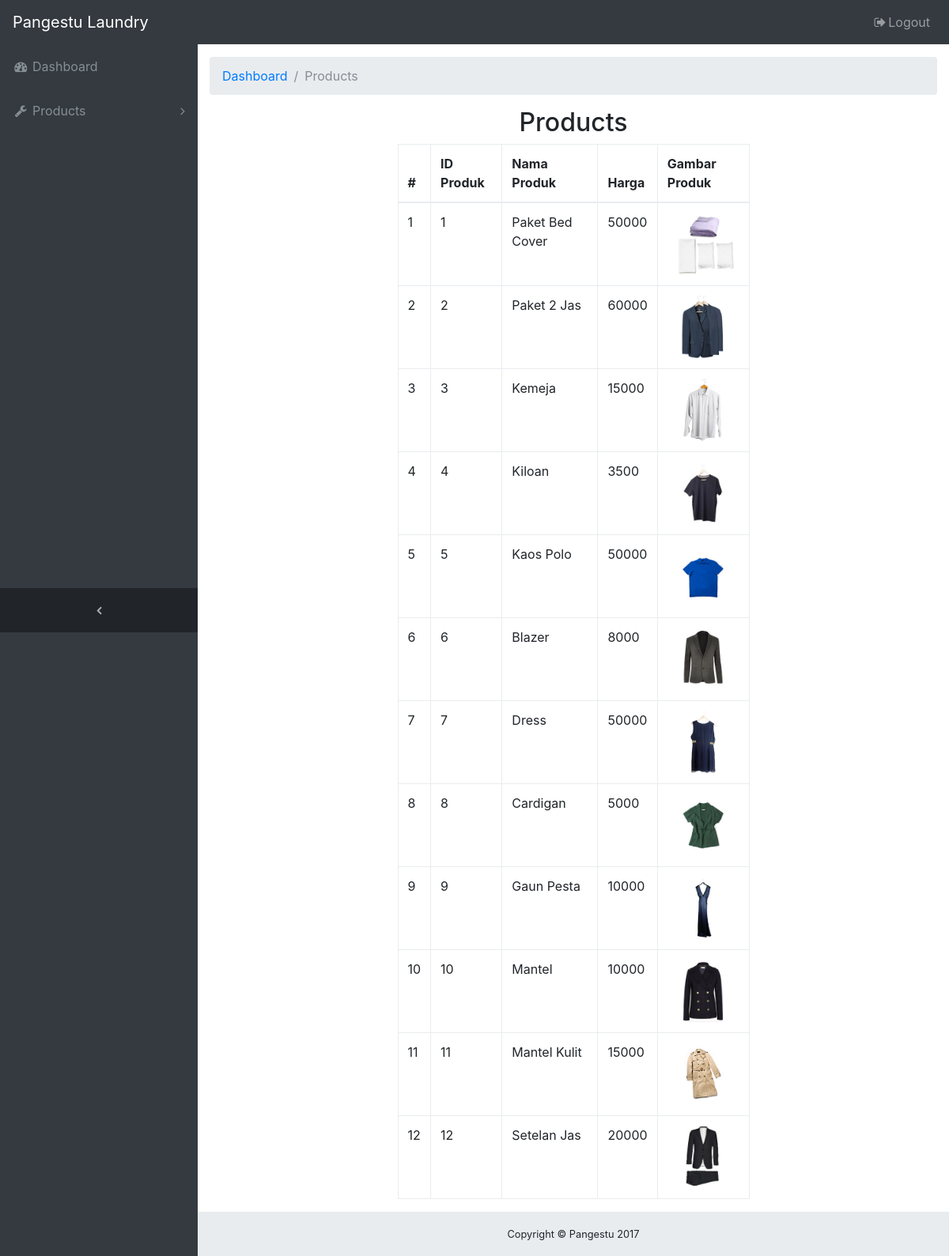
/admin/products.php (signed in), run on an earlier commit of the app's database.
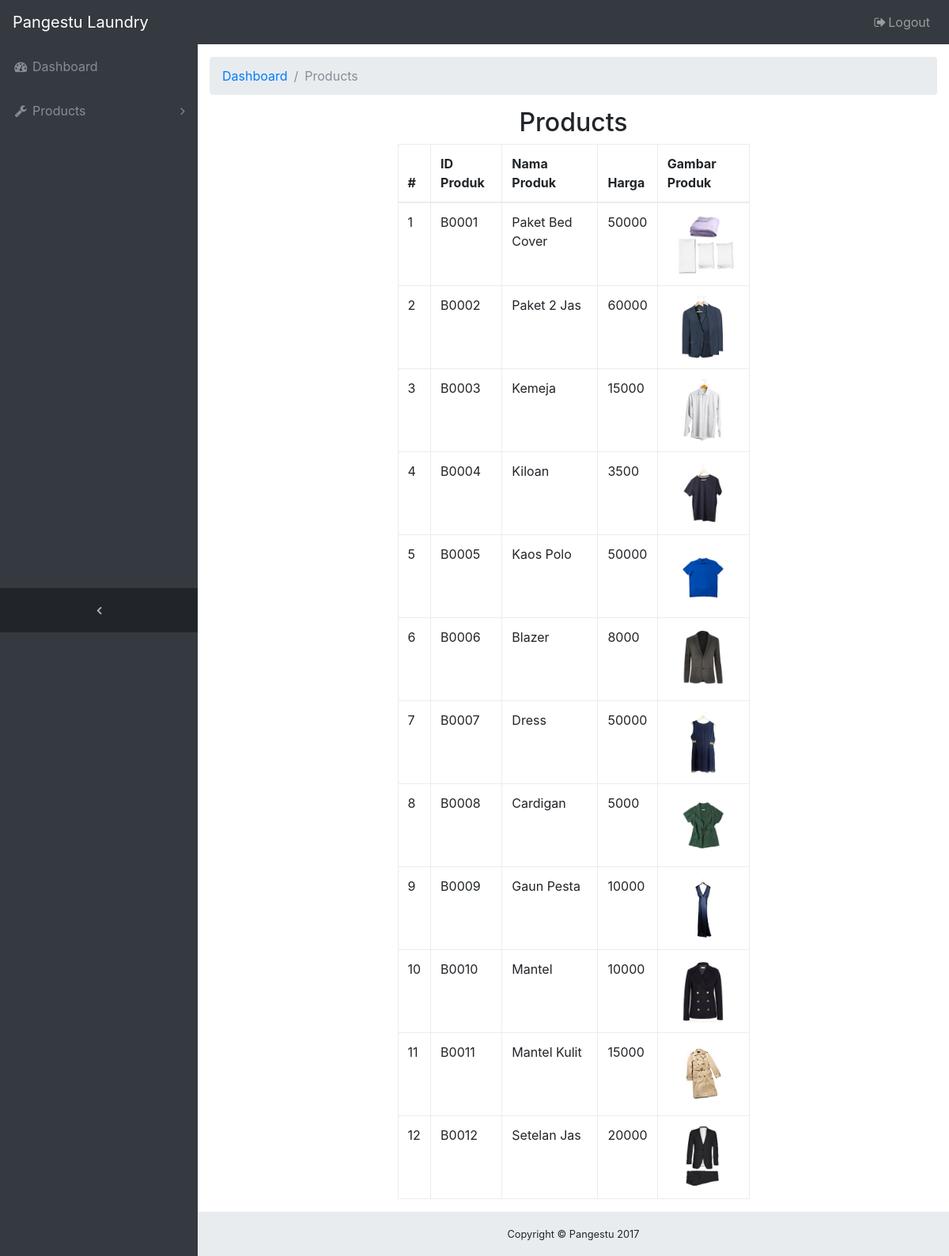
And on a later commit of the database.
### tables this page shows
CREATE TABLE `tb_products` (
  `id` varchar(12) NOT NULL,
  `nama_produk` varchar(255) NOT NULL,
  `desc_produk` varchar(255) NOT NULL,
  `harga_produk` int(255) NOT NULL,
  `gambar_produk` text NOT NULL
);

### admin/products.php (the view)
<?php
  require_once 'header.php';
  require_once '../koneksi.php';
  $sql = $mysqli->query("SELECT * FROM tb_products");
  $i = 1;
?>
<div class="content-wrapper">
  <section id="products">
    <div class="container-fluid">
      <ol class="breadcrumb">
        <li class="breadcrumb-item">
          <a href="#">Dashboard</a>
        </li>
        <li class="breadcrumb-item active">Products</li>
      </ol>
      <div class="row">
        <div class="col-md-4 mx-auto">
          <h2 class="page-title text-center">Products</h2>
        </div>
      </div>
      <div class="row">
        <div class="col-md-6 mx-auto">
          <table class="table table-bordered table-responsive">
            <thead>
              <tr>
                <th>#</th>
                <th>ID Produk</th>
                <th>Nama Produk</th>
                <th>Harga</th>
                <th>Gambar Produk</th>
              </tr>
            </thead>
            <tbody>
              <?php foreach ($sql as $item) : ?>
              <tr>
                <td><?=$i;?></td>
                <td><?=$item['id'];?></td>
                <td><?=$item['nama_produk'];?></td>
                <td><?=$item['harga_produk'];?></td>
                <td>
                  <?php $photos = explode(',',$item['gambar_produk']); ?>
                  <img data-name="product_image" class="img-fluid" src="../img/product/<?=$photos[0];?>" alt="<?=$item['nama_produk'];?>">
                </td>
              </tr>
              <?php
                $i++;
                endforeach;
              ?>
            </tbody>
          </table>
        </div>
      </div>
    </div>
  </section>
<?php
  require_once 'footer.php';
?>

### admin/header.php (shortened to what this page needs)
<!DOCTYPE html>
<html lang="en">
<head>
  <link href="../vendor/bootstrap/css/bootstrap.min.css" rel="stylesheet">
  <link href="../vendor/font-awesome/css/font-awesome.min.css" rel="stylesheet" type="text/css">
  <link href="../vendor/datatables/dataTables.bootstrap4.css" rel="stylesheet">
  <link href="css/sb-admin.css" rel="stylesheet">
</head>
<body class="fixed-nav sticky-footer bg-dark" id="page-top">
  <nav class="navbar navbar-expand-lg navbar-dark bg-dark fixed-top" id="mainNav">
    <a class="navbar-brand" href="index.php">Pangestu Laundry</a>
    <div class="collapse navbar-collapse" id="navbarResponsive">
      <ul class="navbar-nav navbar-sidenav" id="exampleAccordion">
        <li class="nav-item" data-toggle="tooltip" data-placement="right" title="Dashboard">
          <a class="nav-link" href="index.php">
            <i class="fa fa-fw fa-dashboard"></i>
            <span class="nav-link-text">Dashboard</span>
          </a>
        </li>
        <li class="nav-item" data-toggle="tooltip" data-placement="right" title="Components">
          <a class="nav-link nav-link-collapse collapsed" data-toggle="collapse" href="#collapseComponents" data-parent="#exampleAccordion">
            <i class="fa fa-fw fa-wrench"></i>
            <span class="nav-link-text">Products</span>
          </a>
        </li>
      </ul>
      <ul class="navbar-nav sidenav-toggler">
        <li class="nav-item">
          <a class="nav-link text-center" id="sidenavToggler">
            <i class="fa fa-fw fa-angle-left"></i>
          </a>
        </li>
      </ul>
      <ul class="navbar-nav ml-auto">
        <li class="nav-item">
          <a class="nav-link" href="logout.php">
            <i class="fa fa-fw fa-sign-out"></i>Logout</a>
        </li>
      </ul>
    </div>
  </nav>

### admin/footer.php (shortened to what this page needs)
<footer class="sticky-footer">
      <div class="container">
        <div class="text-center">
          <small>Copyright © Pangestu 2017</small>
        </div>
      </div>
    </footer>
  </div>
</body>
</html>

### admin/css/sb-admin.css (style rules this page uses)
html { position: relative; min-height: 100%; }
body { overflow-x: hidden; }
body.sticky-footer { margin-bottom: 56px; }
body.sticky-footer .content-wrapper { min-height: calc(100vh - 56px - 56px); }
body.fixed-nav { padding-top: 56px; }
.content-wrapper { min-height: calc(100vh - 56px); padding-top: 1rem; }
#mainNav .navbar-collapse { overflow: auto; max-height: 75vh; }
#mainNav .navbar-collapse .navbar-nav .nav-item .nav-link { cursor: pointer; }
#mainNav .navbar-collapse .navbar-sidenav .nav-link-collapse:after { float: right; content: '\f107'; font-family: 'FontAwesome'; }
#mainNav .navbar-collapse .navbar-sidenav .nav-link-collapse.collapsed:after { content: '\f105'; }
#mainNav .navbar-collapse .sidenav-toggler { display: none; }
@media (min-width: 992px) { #mainNav .navbar-brand { width: 250px; } }
@media (min-width: 992px) { #mainNav .navbar-collapse { overflow: visible; max-height: none; } }
@media (min-width: 992px) { #mainNav .navbar-collapse .navbar-sidenav { position: absolute; top: 0; left: 0; overflow-x: hidden; overflow-y: auto; -webkit-flex-direction: column; -ms-flex-direction: column; flex-direction: column; margin-top: 56px; } }
@media (min-width: 992px) { #mainNav .navbar-collapse .navbar-sidenav > .nav-item { width: 250px; padding: 0; } }
@media (min-width: 992px) { #mainNav .navbar-collapse .navbar-sidenav > .nav-item > .nav-link { padding: 1em; } }
#mainNav.fixed-top .sidenav-toggler { display: none; }
@media (min-width: 992px) { #mainNav.fixed-top .navbar-sidenav { height: calc(100vh - 112px); } }
@media (min-width: 992px) { #mainNav.fixed-top .sidenav-toggler { position: absolute; top: 0; left: 0; display: flex; overflow-x: hidden; overflow-y: auto; -webkit-flex-direction: column; -ms-flex-direction: column; flex-direction: column; margin-top: calc(100vh - 56px); } }
@media (min-width: 992px) { #mainNav.fixed-top .sidenav-toggler > .nav-item { width: 250px; padding: 0; } }
@media (min-width: 992px) { #mainNav.fixed-top .sidenav-toggler > .nav-item > .nav-link { padding: 1em; } }
#mainNav.fixed-top.navbar-dark .sidenav-toggler { background-color: #212529; }
#mainNav.fixed-top.navbar-dark .sidenav-toggler a i { color: #adb5bd; }
.content-wrapper { overflow-x: hidden; background: white; }
@media (min-width: 992px) { .content-wrapper { margin-left: 250px; } }
#sidenavToggler i { font-weight: 800; }
#mainNav.navbar-dark .navbar-collapse .navbar-sidenav .nav-link-collapse:after { color: #868e96; }
#mainNav.navbar-dark .navbar-collapse .navbar-sidenav > .nav-item > .nav-link { color: #868e96; }
@media (min-width: 992px) { #mainNav.navbar-dark .navbar-collapse .navbar-sidenav { background: #343a40; } }
footer.sticky-footer { position: absolute; right: 0; bottom: 0; width: 100%; height: 56px; background-color: #e9ecef; line-height: 55px; }
@media (min-width: 992px) { footer.sticky-footer { width: calc(100% - 250px); } }
#products .img-fluid { height: 80px; margin: 0 auto; display: block; }

What changed in the data, as far as the page shows it:
removed tb_products: id "1", nama_produk "Paket Bed Cover", harga_produk "50000", gambar_produk (picture)
removed tb_products: id "2", nama_produk "Paket 2 Jas", harga_produk "60000", gambar_produk (picture)
removed tb_products: id "3", nama_produk "Kemeja", harga_produk "15000", gambar_produk (picture)
removed tb_products: id "4", nama_produk "Kiloan", harga_produk "3500", gambar_produk (picture)
removed tb_products: id "5", nama_produk "Kaos Polo", harga_produk "50000", gambar_produk (picture)
removed tb_products: id "6", nama_produk "Blazer", harga_produk "8000", gambar_produk+nama_produk (picture)
removed tb_products: id "7", nama_produk "Dress", harga_produk "50000", gambar_produk+nama_produk (picture)
removed tb_products: id "8", nama_produk "Cardigan", harga_produk "5000", gambar_produk+nama_produk (picture)
removed tb_products: id "9", nama_produk "Gaun Pesta", harga_produk "10000", gambar_produk (picture)
removed tb_products: id "10", nama_produk "Mantel", harga_produk "10000", gambar_produk (picture)
removed tb_products: id "11", nama_produk "Mantel Kulit", harga_produk "15000", gambar_produk (picture)
removed tb_products: id "12", nama_produk "Setelan Jas", harga_produk "20000", gambar_produk (picture)
added tb_products: id "B0001", nama_produk "Paket Bed Cover", harga_produk "50000", gambar_produk (picture)
added tb_products: id "B0002", nama_produk "Paket 2 Jas", harga_produk "60000", gambar_produk (picture)
added tb_products: id "B0003", nama_produk "Kemeja", harga_produk "15000", gambar_produk (picture)
added tb_products: id "B0004", nama_produk "Kiloan", harga_produk "3500", gambar_produk (picture)
added tb_products: id "B0005", nama_produk "Kaos Polo", harga_produk "50000", gambar_produk (picture)
added tb_products: id "B0006", nama_produk "Blazer", harga_produk "8000", gambar_produk+nama_produk (picture)
added tb_products: id "B0007", nama_produk "Dress", harga_produk "50000", gambar_produk+nama_produk (picture)
added tb_products: id "B0008", nama_produk "Cardigan", harga_produk "5000", gambar_produk+nama_produk (picture)
added tb_products: id "B0009", nama_produk "Gaun Pesta", harga_produk "10000", gambar_produk (picture)
added tb_products: id "B0010", nama_produk "Mantel", harga_produk "10000", gambar_produk (picture)
added tb_products: id "B0011", nama_produk "Mantel Kulit", harga_produk "15000", gambar_produk (picture)
added tb_products: id "B0012", nama_produk "Setelan Jas", harga_produk "20000", gambar_produk (picture)
